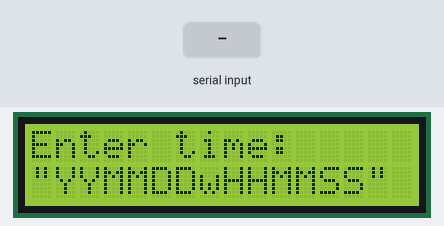
This sketch was run on a simulated Arduino Uno, built with avr-gcc and run on an emulated ATmega328P. Parts: 16×2 character LCD. Wiring (inferred from the names in the program): DS3231 clock at I2C address 0x68. Inputs (shaded band) come from the test bench. The local clock reads 2024-03-15 10:24:30 at power-on unless the sketch sets it; what the sketch prints to the serial monitor is not drawn.

Above: at 1.3 s.
1.4 s: "90,45\n" received over Serial
At 2.5 s:
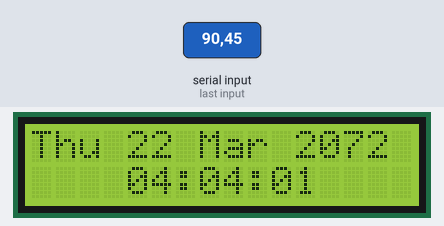
At 3.3 s:
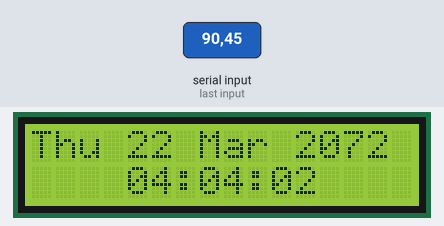
Timing chart, 0 to 4.8 s (numbered marks = the images above; inputs shaded):
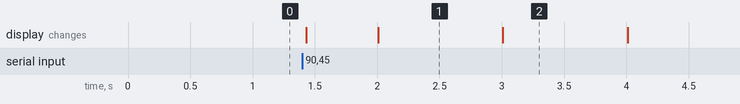

The sketch:

My_RTC_Set.ino
```cpp
// My_RTC set
// enter YYMMDDwHHMMSS on Monitor, w = week day
// note 1 = mon. 01 = Jan
// hit ENTER exactly on the time you want to set

#include "Wire.h"
#include "DS3231.h"
#include "LiquidCrystal_I2C.h"

// LCD address, cols, rows
#define LCDADDR 0x27
#define LCDCOLS 16
#define LCDROWS 2

// RTC address
#define RTCADDR 0x68

// LCD object
LiquidCrystal_I2C lcd(LCDADDR, LCDCOLS, LCDROWS);

// rtc object
DS3231 rtc;

// RTC time and date
byte Second, prevSecond, Minute, Hour, DoW, Date, prevDate, Month, Year;

bool gotString;

void setup() {
  // Start the serial port
  Serial.begin(9600);

  // init LCD & backlight on
  lcd.init();
  lcd.backlight();

  // Start the I2C interface
  Wire.begin();

  dispMsg(0, 0, "Enter time:           ");
  dispMsg(0, 1, "\"YYMMDDwHHMMSS\"");

  gotString = false;
}

void loop() {
  char inString[20] = "";
  byte j = 0;

  while (!gotString) {
    if (Serial.available()) {
      inString[j] = Serial.read();

      if (inString[j] == '\n') {
        gotString = true;

        Serial.println(inString);

        // convert ASCII codes to bytes
        Year = ((byte)inString[0] - 48) * 10 + (byte)inString[1] - 48;
        Month = ((byte)inString[2] - 48) * 10 + (byte)inString[3] - 48;
        Date = ((byte)inString[4] - 48) * 10 + (byte)inString[5] - 48;
        DoW = ((byte)inString[6] - 48);
        Hour = ((byte)inString[7] - 48) * 10 + (byte)inString[8] - 48;
        Minute = ((byte)inString[9] - 48) * 10 + (byte)inString[10] - 48;
        Second = ((byte)inString[11] - 48) * 10 + (byte)inString[12] - 48;

        rtc.setYear(Year);
        rtc.setMonth(Month);
        rtc.setDate(Date);
        rtc.setDoW(DoW);
        rtc.setHour(Hour);
        rtc.setMinute(Minute);
        rtc.setSecond(Second);
      }
      j += 1;
    }
  }

  getRTC(); // get time

  if(Second != prevSecond) {
      dispTime(4, 1); // display it, if changed
      prevSecond = Second;
  }
  if(Date != prevDate) {
    dispDate(0, 0);
    prevDate = Date;
  }
}

// get time from RTC, convert bcd to decimal
void getRTC() {
  // Reset the RTC register pointer
  Wire.beginTransmission(RTCADDR);
  byte zero = 0x00;
  Wire.write(zero);
  Wire.endTransmission();

  // request 7 bytes from the RTC address
  Wire.requestFrom(RTCADDR, 7);

  // get the time data
  Second = bcdToDec(Wire.read()); // 0 - 59
  Minute = bcdToDec(Wire.read()); // 0 - 59
  Hour = bcdToDec(Wire.read() & 0b111111); //mask 12/24 bit
  DoW = bcdToDec(Wire.read()); //0 - 6 = Sunday - Saturday
  Date = bcdToDec(Wire.read()); // 1 - 31
  Month = bcdToDec(Wire.read()); // 0 = jan
  Year = bcdToDec(Wire.read()); // 20xx
}

// Convert binary coded decimal to normal decimal numbers
byte bcdToDec(byte val) {
  return ( (val / 16 * 10) + (val % 16) );
}

// display char msg at col c, row r
void dispMsg(uint8_t c, uint8_t r, char *m) {
  lcd.setCursor(c, r);
  lcd.print(m);
}

// display date and time
void dispDate(byte c, byte r) {
  lcd.clear();

  lcd.setCursor(c, r);
  switch (DoW) {
    case 1:
      lcd.print("Mon");
      break;
    case 2:
      lcd.print("Tue");
      break;
    case 3:
      lcd.print("Wed");
      break;
    case 4:
      lcd.print("Thu");
      break;
    case 5:
      lcd.print("Fri");
      break;
    case 6:
    lcd.print("Sat");
    break;
    case 7:
    lcd.print("Sun");
    break;
  }

  lcd.print(" ");
  lcd.print(Date);

  lcd.print(" ");
  switch (Month)
  {
    case 1:
      lcd.print("Jan");
      break;
    case 2:
      lcd.print("Feb");
      break;
    case 3:
      lcd.print("Mar");
      break;
    case 4:
      lcd.print("Apr");
      break;
    case 5:
      lcd.print("May");
      break;
    case 6:
      lcd.print("Jun");
      break;
    case 7:
      lcd.print("Jul");
      break;
    case 8:
      lcd.print("Aug");
      break;
    case 9:
      lcd.print("Sep");
      break;
    case 10:
      lcd.print("Oct");
      break;
    case 11:
      lcd.print("Nov");
      break;
    case 12:
      lcd.print("Dec");
      break;
  }
  lcd.print(" ");
  lcd.print("20");
  lcd.print(Year);
}

void dispTime(byte c, byte r) {
  lcd.setCursor(c, r);
  if (Hour < 10)
    lcd.print("0");
  lcd.print(Hour);
  lcd.print(":");
  if (Minute < 10)
    lcd.print("0");
  lcd.print(Minute);
  lcd.print(":");
  if (Second < 10)
    lcd.print("0");
  lcd.print(Second);
}
```

Measured:
- after the input at 1.4 s, the display: first changes at once (image 1 shows a later state)
- what the display in image 1 shows lasts 1.0 s, from 2.0 s to 3.0 s
